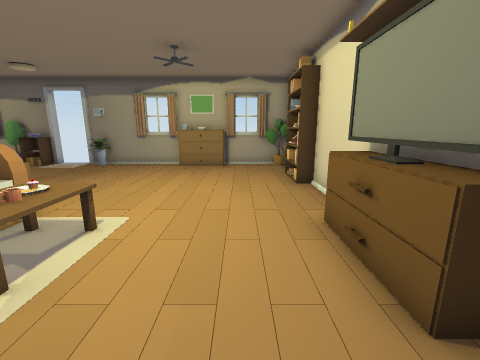
[1] (above)

20 first-person views from a walk through a 3-D level made in the Unity game engine. The camera is 1.3 m above the floor, tilts 12° down and sees 90° across. Doors are open. The floor is counted in squares, 0.65 m on a side. Each view is taken from the middle of a square. On the plan, view 1 faces up. The plan holds only what a view shows up to about 15 squares ahead; the rest is blank. The player character is not drawn. Some animated figures are left out.

[2]
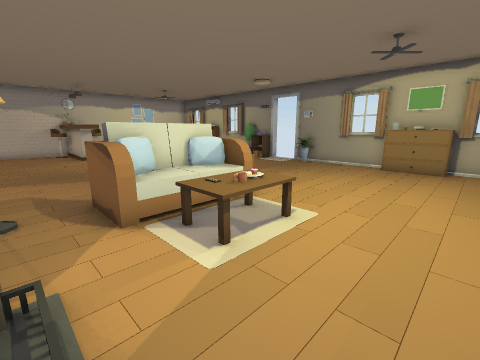

[3]
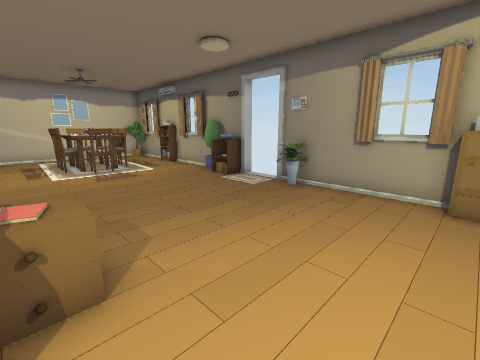

[4]
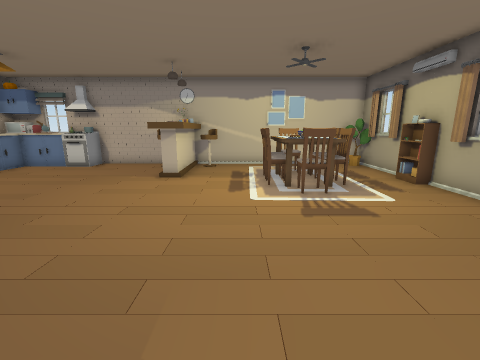

[5]
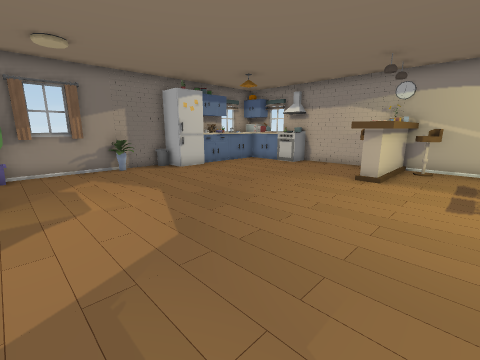

[6]
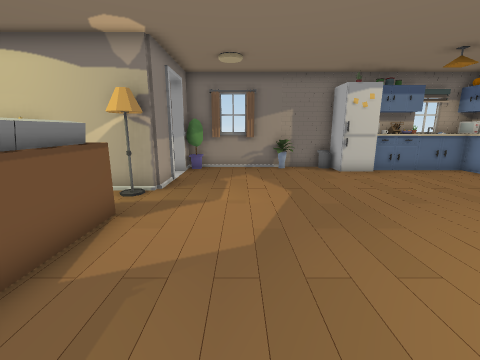

[7]
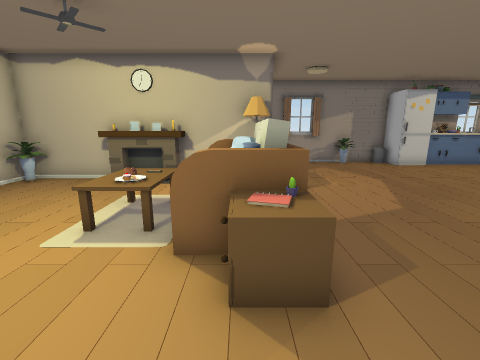

[8]
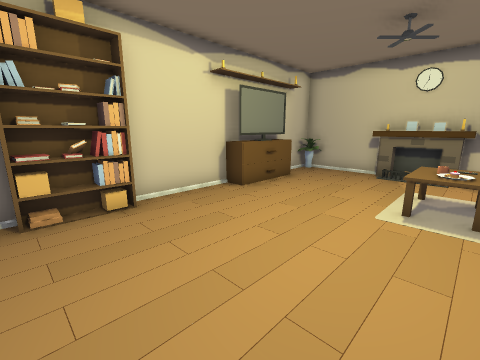

[9]
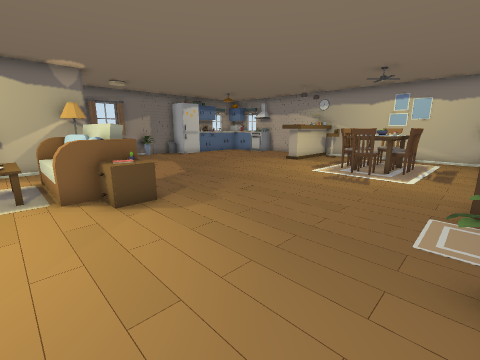

[10]
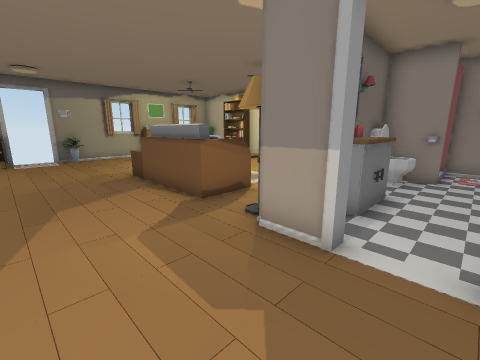

[11]
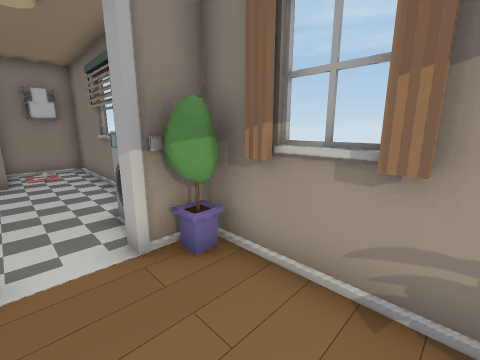

[12]
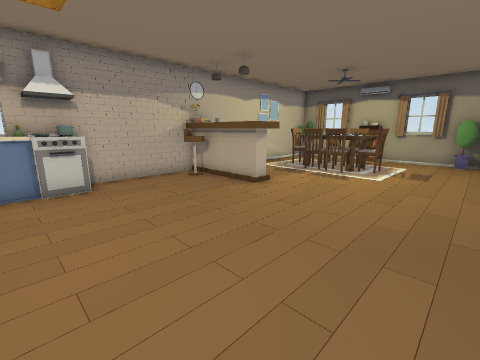

[13]
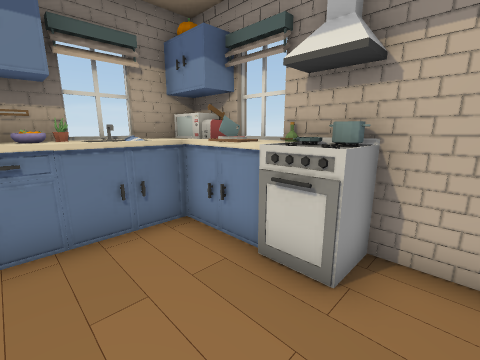

[14]
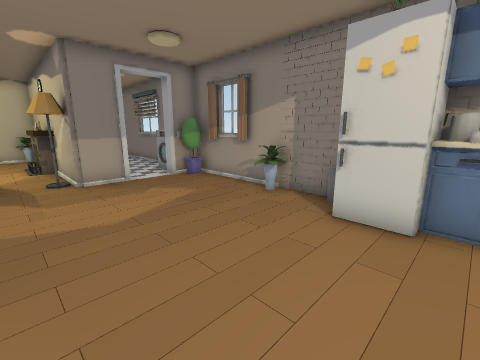

[15]
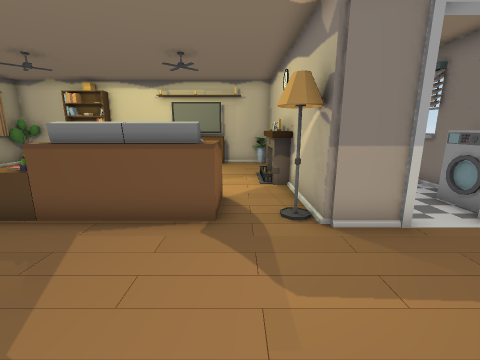

[16]
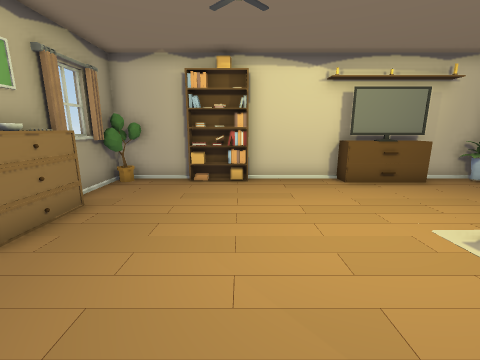

[17]
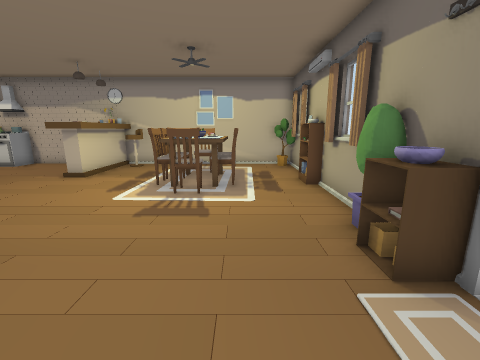

[18]
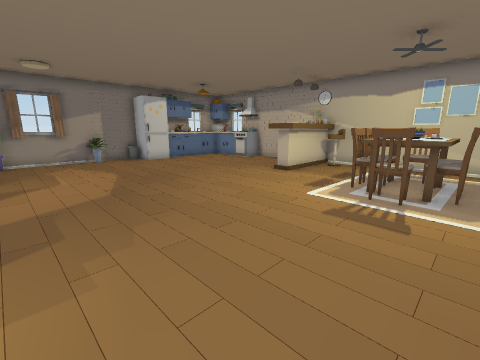

[19]
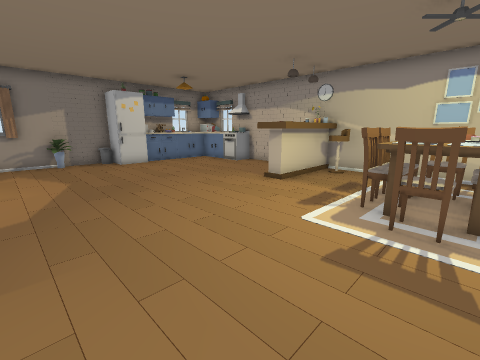

[20]
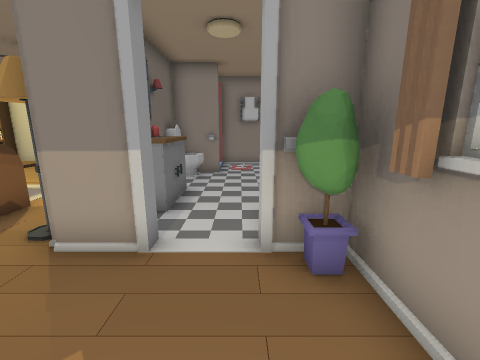

### Floor plan
Key: @ floor where view 1 was taken; # wall or solid block; . floor; D open door; = window, fence, low wall or low ledge; ^ raised ledge; F flower; B books; S sofa; T table; P pillow; L lamp; I fireplace; C chair; E oven; R fridge; W washer; O other object.
Columns run from 22 left of view 1 to 3 right of it. Each row starts with its distance up from view 1.
 14 ##=####=####DD###=####=###
 13 #F........#O..F....^##..F#
 12 #........................#
 11 #.  CCC.................OB
 10 #.CCOTCC................OO
  9 #.CCTTOC................OO
  8 #..TCCC..................#
  7 #..............==........#
  6 #C.............FO .......#
  5 #COOO..........SPSTT....##
  4 # OOO..........SPSTT....##
  3 #COOO..........SPSTO....##
  2 #..............SPSTT....##
  1 #........................#
  0 #..............LL IOIO@.F#
 -1 OE.............###OO#O####
 -2  E.............#.OOO.O   #
 -3 OO....................O O#
 -4 OO....RR...... #........O#
 -5 OO F ORRO.F...F#WW .... ##
 -6 ############=#############

Positions as (right, up) in squares from view 1, and headings:
1: (0, 0), facing up
2: (0, 0), facing up-left
3: (-3, 6), facing up-left
4: (-8, 7), facing left
5: (-8, 7), facing down-left
6: (-10, 7), facing down
7: (-6, 9), facing down
8: (-4, 11), facing down-right
9: (-4, 13), facing down-left
10: (-11, -4), facing up-right
11: (-11, -3), facing down-right
12: (-12, -3), facing up-left
13: (-18, 0), facing down-left
14: (-17, 1), facing down-right
15: (-12, 1), facing right
16: (-7, 9), facing right
17: (-8, 11), facing left
18: (-8, 11), facing down-left
19: (-10, 10), facing down-left
20: (-11, -4), facing right
